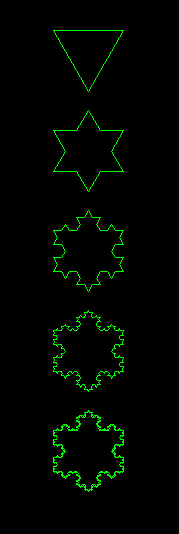

Python code for this plot:
import turtle
import re

turtle.shape('turtle')
turtle.colormode(255)
turtle.pensize(1)
turtle.pencolor(0,255,0)
turtle.fillcolor(0,0,0)
turtle.speed(50)
turtle.bgcolor(0,0,0)
turtle.hideturtle()
turtle.speed(0)

def draw_koch(n, length):
	if n == 0:
		turtle.forward(length)
	else:
		turtle.left(0)
		draw_koch(n-1, length/3)
		turtle.left(60)
		draw_koch(n-1, length/3)
		turtle.right(120)
		draw_koch(n-1, length/3)
		turtle.left(60)
		draw_koch(n-1, length/3)

def draw_koch_snowflake(n, length):
	turtle.left(120)
	draw_koch(n, length)
	turtle.right(120)
	draw_koch(n, length)
	turtle.right(120)
	draw_koch(n, length)
	turtle.left(120)

def create_koch_snowflake_shape(n, length, x, y):
	turtle.penup()
	turtle.goto(x, y)
	turtle.pendown()
	draw_koch_snowflake(n, length)
	turtle.penup()

length = 70
create_koch_snowflake_shape(n=0, length=length, x=-300, y=300)
create_koch_snowflake_shape(n=1, length=length, x=-300, y=200)
create_koch_snowflake_shape(n=2, length=length, x=-300, y=100)
create_koch_snowflake_shape(n=3, length=length, x=-300, y=0)
create_koch_snowflake_shape(n=4, length=length, x=-300, y=-100)


turtle.getscreen()._root.mainloop() 
